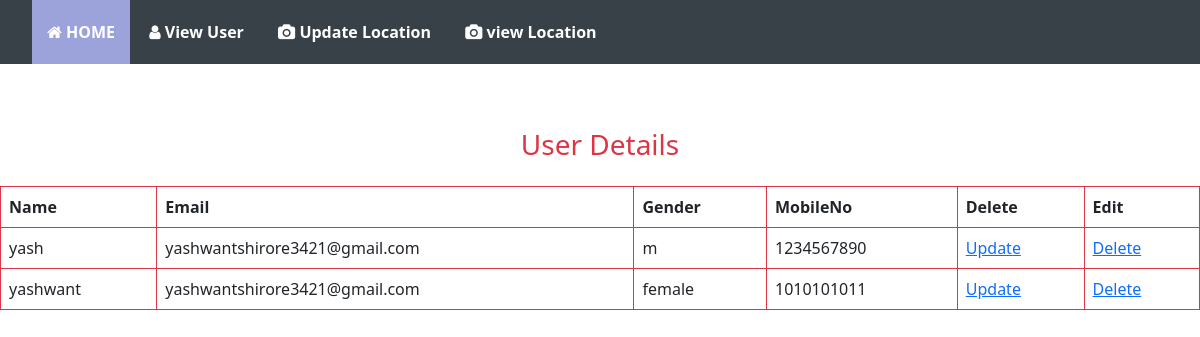
Screenshot of /viewuser.php with the database file from the repository.
### tables this page shows
CREATE TABLE `user` (
  `id` int(11) NOT NULL,
  `name` varchar(200) NOT NULL,
  `mobile` varchar(200) NOT NULL,
  `email` varchar(200) NOT NULL,
  `password` varchar(200) NOT NULL,
  `gender` varchar(200) NOT NULL,
  `clgname` varchar(600) NOT NULL
);

### viewuser.php (the view, shortened to what this page needs)
<?php
include "ahome.php";
?>
<html>
    <head>
    <link rel='stylesheet' href='https://maxcdn.bootstrapcdn.com/font-awesome/4.7.0/css/font-awesome.min.css'>
  <link href="https://cdn.jsdelivr.net/npm/bootstrap@5.3.0-alpha3/dist/css/bootstrap.min.css" rel="stylesheet">
</head>
<body>
</body>
    <br />
    <h3 align="center" class="m-4 text-danger font-weight-light">User Details</h3>
    <div class="table-responsive">
<?php
include "connection.php";
if($conn)
{
    $query="SELECT * FROM user";
$result=mysqli_query($conn,$query);
$cnt=mysqli_num_rows($result);
if($cnt>0)
{
    ?>
    <table class="table table-bordered border border-danger">
    <tr>
                            <th scope="col">Name</th>
                            <th scope="col">Email</th>
                            <th scope="col">Gender</th>
                            <th scope="col">MobileNo</th>
                            <th scope="col">Delete</th>
                            <th scope="col">Edit</th>
      </tr>
    <?php
    while($line=mysqli_fetch_assoc($result))
    {
        $elink="<a href=update.php?id=".$line['id'].">Update</a>";
        $dlink="<a href=delete.php?id=".$line['id'].">Delete</a>";
        ?>
         <tr>
                                <td class="table-data">
                                <?php echo $line['name']; ?>
                        </td>
                                <td class="table-data">
                                    <?php echo $line['email']; ?>
                        </td>
                                <td class="table-data">
                                    <?php echo $line['gender']; ?>
                        </td>
                                <td class="table-data">
                                    <?php echo $line['mobile']; ?>
                        </td>
                                <td class="table-data">
                                    <?php echo $elink; ?>
                        </td>
                                <td class="table-data">
                                    <?php echo $dlink; ?>
                        </td>
                        </tr>
    <?php
    }
}
}
else{
    die('Connection failed'.mysqli_error($conn));
}
?>
</table>
</div>
    </html>

### ahome.php (shortened to what this page needs)
<!DOCTYPE html>
<html lang="en">
<head>
</head>
<body>
<nav>
   <ul class="menu">
   <li><a class="homer" href="ahome.php"><i class="fa fa-home"></i> HOME</a>
   </li>
  <li><a  href="viewuser.php"><i class="fa fa-user"></i> View User</a></li>
  <li><a  href="addlocation.php"><i class="fa fa-camera"></i> Update Location</a>
   </li>
   <li><a  href="#"><i class="fa fa-camera"></i> view Location</a>
   </li>
   </ul>
  </nav>
</body>
</html>

### ahome.php (style rules this page uses)
*,html,body,div,dl,dt,dd,ul,ol,li,h1,h2,h3,h4,h5,h6,pre,form,label,fieldset,input,p,blockquote,th,td { margin: 0; padding: 0; }
article,aside,figure,footer,header,hgroup,nav,section { display: block; }
* { -webkit-box-sizing: border-box; -moz-box-sizing: border-box; box-sizing: border-box; }
html { -webkit-font-smoothing: antialiased; }
a { color: #BA0707; text-decoration: none; }
body { background: #e5e5e5; color: #374147; font: 14px "Open Sans",Helvetica,Arial,sans-serif; -webkit-font-smoothing: antialiased; line-height: 1; width: 100%; }
nav { display: block; background: #374147; }
.menu { display: block; }
.menu li { display: inline-block; position: relative; z-index: 100; }
.menu li:first-child { margin-left: 0; }
.menu li a { font-weight: 600; text-decoration: none; padding: 20px 15px; display: block; color: #fff; transition: all 0.2s ease-in-out 0s; }
a.homer { background: #9ca3da; }

### rows the page displays
user: name "yash", email "yashwantshirore3421@gmail.com", gender "m", mobile "1234567890"
user: name "yashwant", email "yashwantshirore3421@gmail.com", gender "female", mobile "1010101011"
